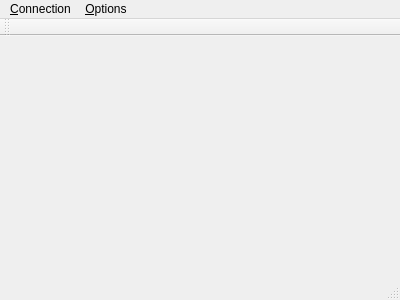
<?xml version="1.0" encoding="UTF-8"?>
<ui version="4.0">
 <class>MainWindow</class>
 <widget class="QMainWindow" name="MainWindow">
  <property name="geometry">
   <rect>
    <x>0</x>
    <y>0</y>
    <width>400</width>
    <height>300</height>
   </rect>
  </property>
  <property name="windowTitle">
   <string>Pelican Chat</string>
  </property>
  <widget class="QWidget" name="centralWidget"/>
  <widget class="QMenuBar" name="menuBar">
   <property name="geometry">
    <rect>
     <x>0</x>
     <y>0</y>
     <width>400</width>
     <height>25</height>
    </rect>
   </property>
   <widget class="QMenu" name="menuPelican_Chat">
    <property name="title">
     <string>&amp;Connection</string>
    </property>
    <addaction name="action_Join_Server"/>
    <addaction name="action_Leave_Server"/>
   </widget>
   <widget class="QMenu" name="menu_Options">
    <property name="title">
     <string>&amp;Options</string>
    </property>
    <addaction name="action_Record_to_File"/>
   </widget>
   <addaction name="menuPelican_Chat"/>
   <addaction name="menu_Options"/>
  </widget>
  <widget class="QToolBar" name="mainToolBar">
   <attribute name="toolBarArea">
    <enum>TopToolBarArea</enum>
   </attribute>
   <attribute name="toolBarBreak">
    <bool>false</bool>
   </attribute>
  </widget>
  <widget class="QStatusBar" name="statusBar"/>
  <action name="action_Join_Server">
   <property name="text">
    <string>&amp;Join Server</string>
   </property>
  </action>
  <action name="action_Leave_Server">
   <property name="text">
    <string>&amp;Leave Server</string>
   </property>
  </action>
  <action name="action_Record_to_File">
   <property name="checkable">
    <bool>true</bool>
   </property>
   <property name="text">
    <string>&amp;Record to File</string>
   </property>
  </action>
 </widget>
 <layoutdefault spacing="6" margin="11"/>
 <resources/>
 <connections/>
</ui>
